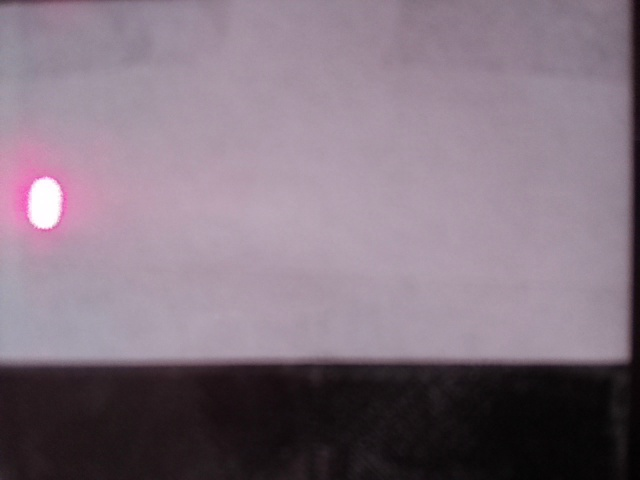
#> input picture PR3/img_1.jpeg, 640 x 480 px; its folder holds 4 pictures in this run
$ python main.py
#> lines starting #> are read from the running program, lines starting #| are printed output that depends on the picture; after the words box and inside, x2 and y2 are one past the last pixel; in counts of white or black regions, pixels touching at a corner belong together
import cv2
import numpy as np


base_path = "./"
laser_centers = []

def calculate_point_center(image_name):
#> called with image_name = 'img_1.jpeg'
    image = cv2.imread(base_path + image_name, cv2.IMREAD_COLOR)
#> image is the input picture: shape (480, 640, 3); mean B, G, R 127.1, 114.9, 130.2
    gray_image = cv2.cvtColor(image, cv2.COLOR_BGR2GRAY)
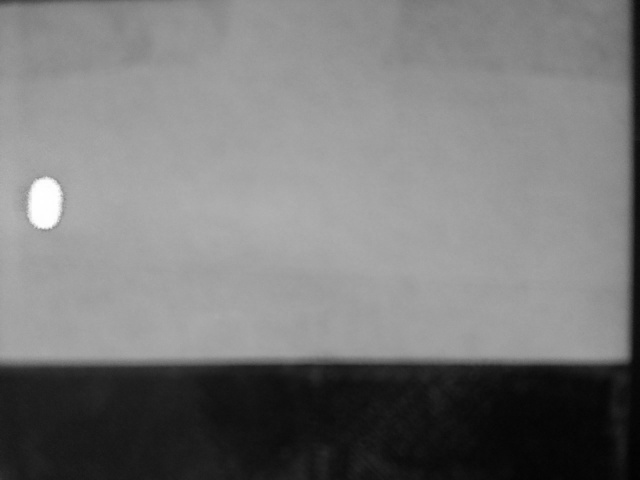
#> gray_image: shape (480, 640); min 2, max 255, mean 120.8
    _, binary_image = cv2.threshold(gray_image, 250, 255, cv2.THRESH_BINARY)
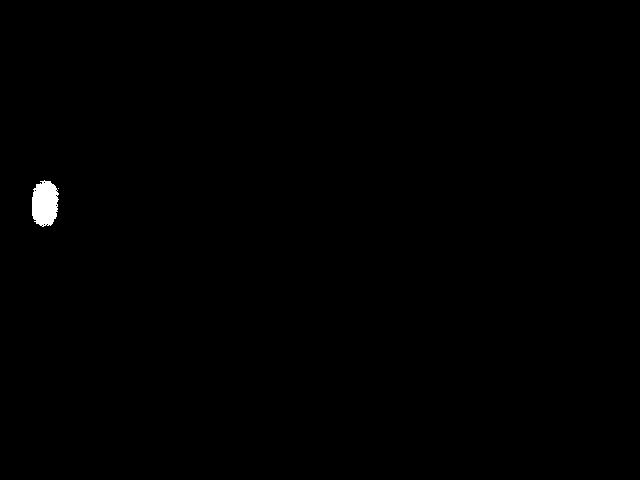
#> binary_image: shape (480, 640); 0.32% white; 2 white regions (1 under 20 px)
    contours, _ = cv2.findContours(binary_image, cv2.RETR_LIST, cv2.CHAIN_APPROX_SIMPLE)
#> contours = 10 contours, 9 with area under 20; largest, box (x1, y1, x2, y2) and area: (32, 180, 59, 227) 938

    max_area = 0
    max_area_contour_index = -1

    for i, contour in enumerate(contours):
        area = cv2.contourArea(contour)
        if area > max_area:
            max_area = area
            max_area_contour_index = i
#> this loop made 10 passes
#> (contour, area, max_area, max_area_contour_index) on pass 1: ([[41, 225], [42, 224], [43, 225], [42, 226]], 2, 2, 0)
#> (area, max_area, max_area_contour_index) on pass 10: (938.5, 938.5, 9)
#> after the loop, max_area = 938.5; max_area_contour_index = 9

    bounding_box = cv2.boundingRect(contours[max_area_contour_index])
#> bounding_box = (32, 180, 27, 47)
    center = (bounding_box[0] + bounding_box[2] // 2, bounding_box[1] + bounding_box[3] // 2)
#> center = (45, 203)
    laser_centers.append(center)
    print(f"Центр лазера: X = {center[0]}, Y = {center[1]}")
#| Центр лазера: X = 45, Y = 203

    cv2.rectangle(image, bounding_box, (0, 255, 0), 2)
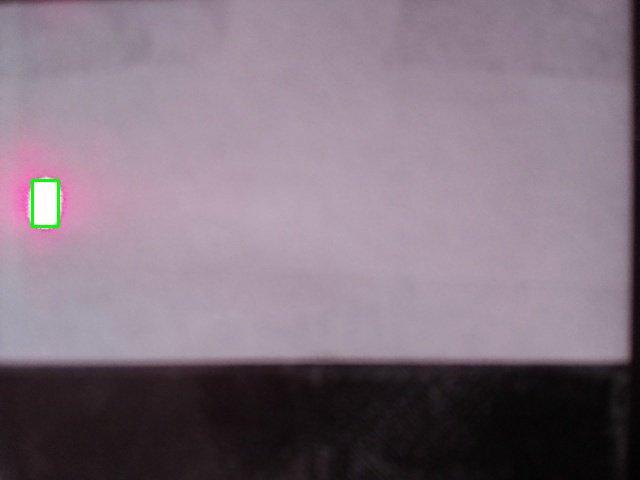
#> image: shape (480, 640, 3); 0.14% of pixels changed, all inside (x1, y1, x2, y2) = (31, 179, 60, 228)
    cv2.circle(image, center, 1, (0, 0, 255), 2)
#> image: shape (480, 640, 3); 0.01% of pixels changed, all inside (x1, y1, x2, y2) = (43, 201, 48, 206)
    cv2.imshow(f"{image_name}_result", image)
    cv2.waitKey(0)
    cv2.destroyAllWindows()

def main():
    image_names = [f"img_{i+1}.jpeg" for i in range(8)]

    for name in image_names:
        calculate_point_center(name)
#> pass 2 of the loop in main, `for name in image_names:`:
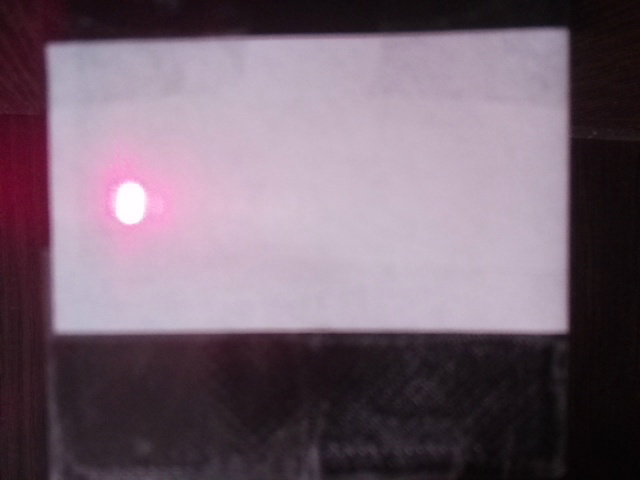
#> input picture PR3/img_2.jpeg, 640 x 480 px
#> in calculate_point_center, image is the input picture: shape (480, 640, 3); mean B, G, R 112.7, 99.7, 117.1
#> in calculate_point_center (call 2), `_, binary_image = cv2.threshold(gray_image, 250, 255, cv2.THRESH_BINARY)`:
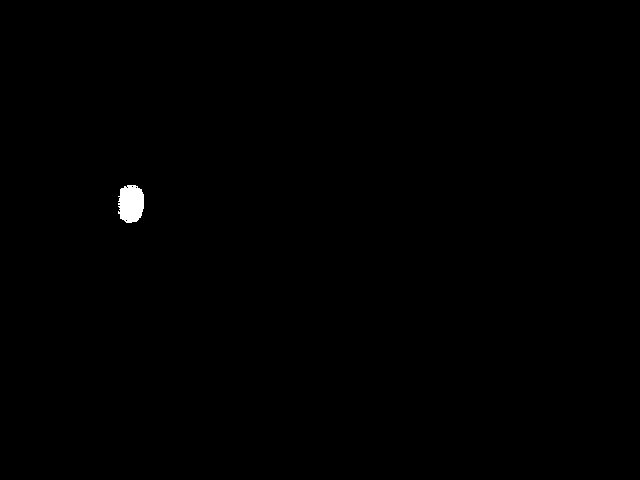
#> binary_image: shape (480, 640); 0.26% white; 1 white region
#> contours = 5 contours, 4 with area under 20; largest, box (x1, y1, x2, y2) and area: (118, 185, 144, 223) 758
#> the loop in calculate_point_center (call 2), `for i, contour in enumerate(contours):` made 5 passes
#> (contour, area, max_area, max_area_contour_index) on pass 1: ([[125, 220], [126, 219], [127, 220], [126, 221]], 2, 2, 0)
#> after the loop in calculate_point_center (call 2), `for i, contour in enumerate(contours):`: max_area = 757.5; max_area_contour_index = 4
#> bounding_box = (118, 185, 26, 38)
#> center = (131, 204)
#| Центр лазера: X = 131, Y = 204
#> in calculate_point_center (call 2), `cv2.rectangle(image, bounding_box, (0, 255, 0), 2)`:
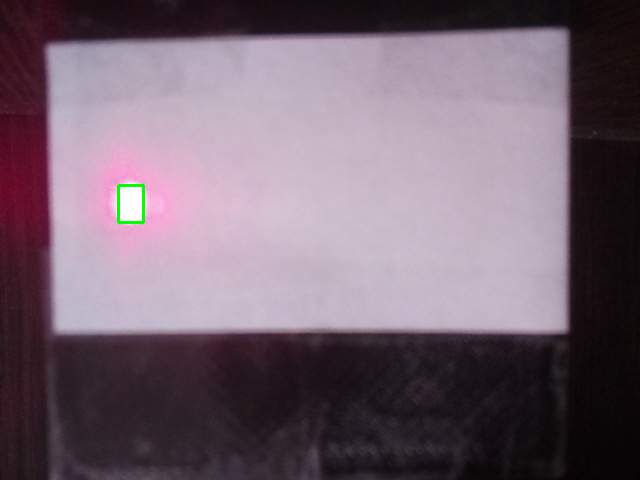
#> image: shape (480, 640, 3); 0.12% of pixels changed, all inside (x1, y1, x2, y2) = (117, 184, 145, 224)
#> pass 3 of the loop in main, `for name in image_names:`:
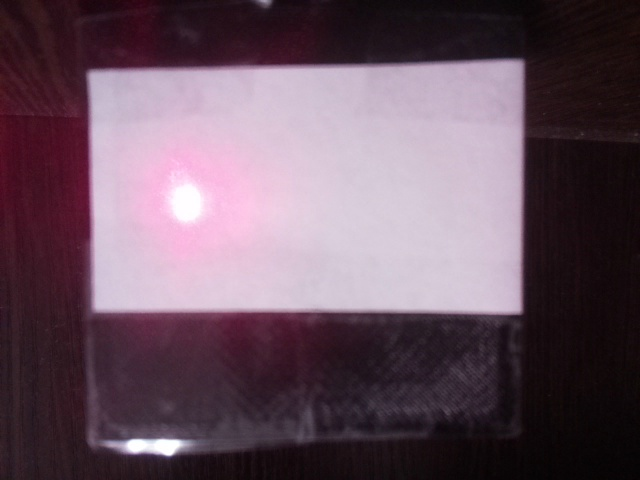
#> input picture PR3/img_3.jpeg, 640 x 480 px
#> in calculate_point_center, image is the input picture: shape (480, 640, 3); mean B, G, R 95.5, 82.5, 104
#> in calculate_point_center (call 3), `_, binary_image = cv2.threshold(gray_image, 250, 255, cv2.THRESH_BINARY)`:
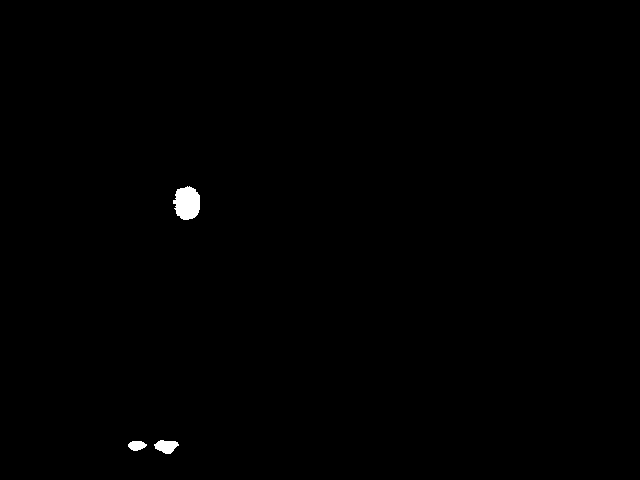
#> binary_image: shape (480, 640); 0.35% white; 3 white regions
#> contours = 3 contours; box (x1, y1, x2, y2) and area: (173, 186, 200, 220) 659, (154, 440, 179, 454) 208, (128, 441, 147, 451) 120
#> the loop in calculate_point_center (call 3), `for i, contour in enumerate(contours):` made 3 passes
#> (area, max_area) on passes 1 to 3: (119.5, 119.5), (208, 208), (659, 659)
#> after the loop in calculate_point_center (call 3), `for i, contour in enumerate(contours):`: max_area = 659; max_area_contour_index = 2
#> bounding_box = (173, 186, 27, 34)
#> center = (186, 203)
#| Центр лазера: X = 186, Y = 203
#> in calculate_point_center (call 3), `cv2.rectangle(image, bounding_box, (0, 255, 0), 2)`:
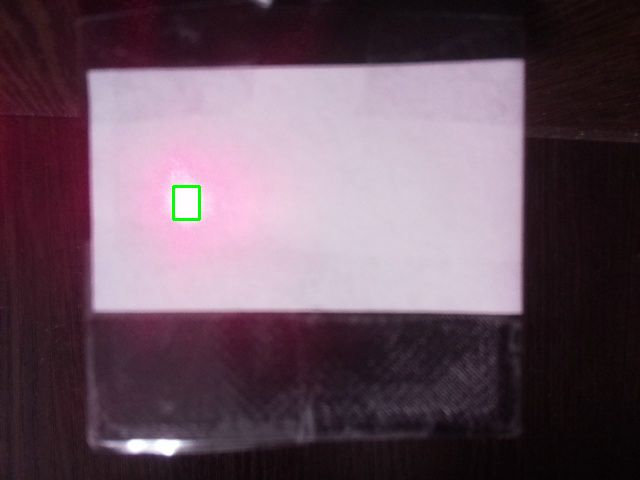
#> image: shape (480, 640, 3); 0.11% of pixels changed, all inside (x1, y1, x2, y2) = (172, 185, 201, 221)
#> the loop made 5 passes; the first 3 are shown


    if len(laser_centers) > 1:
        mean = np.mean(laser_centers, axis=0)
        dispersion = np.var(laser_centers, axis=0)
        print(f"Дисперсия центра лазера: X = {dispersion[0]}, Y = {dispersion[1]}")
        std_dev = np.sqrt(dispersion)
        print(f"СКО центра лазера: X = {std_dev[0]}, Y = {std_dev[1]}")
    else:
        print("Недостаточно данных для вычисления дисперсии")

#> (the run stopped early here; a loop or call above may not have finished)
